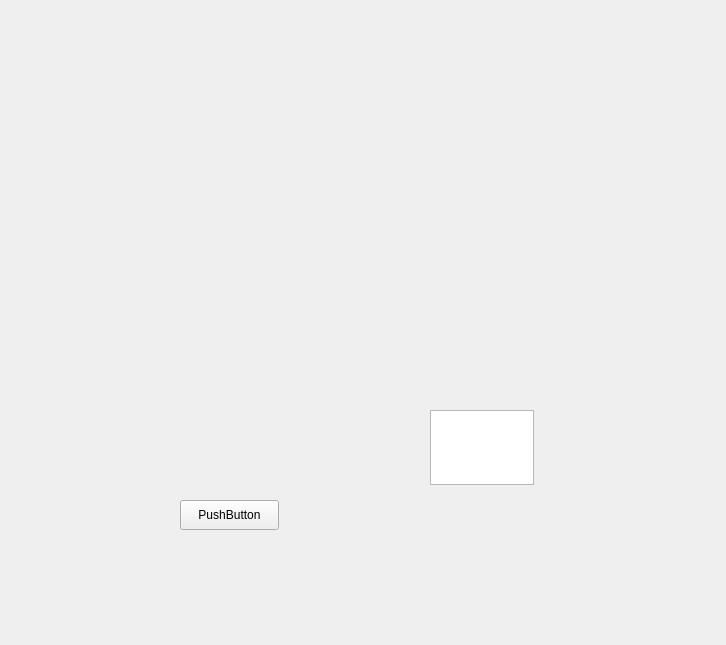
<?xml version="1.0" encoding="UTF-8"?>
<ui version="4.0">
 <class>Form</class>
 <widget class="QWidget" name="Form">
  <property name="geometry">
   <rect>
    <x>0</x>
    <y>0</y>
    <width>726</width>
    <height>645</height>
   </rect>
  </property>
  <property name="windowTitle">
   <string>Form</string>
  </property>
  <widget class="QPushButton" name="pushButton">
   <property name="geometry">
    <rect>
     <x>180</x>
     <y>500</y>
     <width>99</width>
     <height>30</height>
    </rect>
   </property>
   <property name="text">
    <string>PushButton</string>
   </property>
  </widget>
  <widget class="QTextEdit" name="textEdit">
   <property name="geometry">
    <rect>
     <x>430</x>
     <y>410</y>
     <width>104</width>
     <height>75</height>
    </rect>
   </property>
  </widget>
 </widget>
 <resources/>
 <connections/>
</ui>
